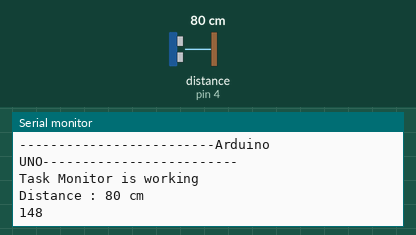
Bench run of a sketch on a simulated Arduino Uno, built with avr-gcc and run on an emulated ATmega328P. Shown: the last lines printed to the serial monitor. Wiring (inferred from the names in the program): ultrasonic range finder: trigger pin 5; echo pin 4. Inputs (shaded band) come from the test bench; at power-on: distance to the obstacle (sensor on pin 4) 80 cm. The echo pulse lasts 58.3 µs per cm.

Above: at 3.8 s.
3.9 s: distance to the obstacle (sensor on pin 4) set to 2 cm
At 7.0 s:
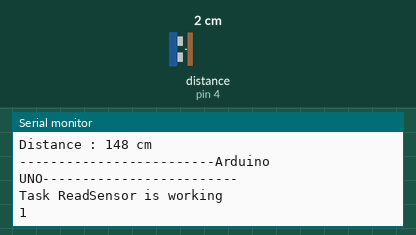
7.8 s: distance to the obstacle (sensor on pin 4) set to 4 cm
At 9.5 s:
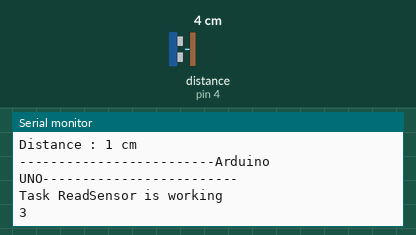
Timing chart, 0 to 11.0 s (numbered marks = the images above; inputs shaded):
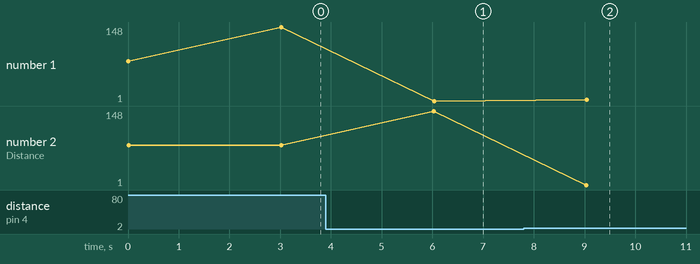

The sketch:

test_arduino_send_data_to_esp.ino
```cpp
#include <Arduino_FreeRTOS.h>

void TaskSendData( void *pvParameters );
void TaskReadSensor( void *pvParameters );
void TaskMonitor( void *pvParameters );

#define pingPin 5
#define inPin 4
long duration, distance;

#define Rx 3
#define Tx 2
#include <SoftwareSerial.h>
SoftwareSerial UnoSerial(Rx, Tx);

void setup()
{
  pinMode(pingPin, OUTPUT);
  pinMode(inPin, INPUT);
  pinMode(Rx, INPUT);
  pinMode(Tx, OUTPUT);
  Serial.begin(115200);
  UnoSerial.begin(57600);


  while (!Serial) {
    ;
  }

  xTaskCreate(TaskReadSensor, "ReadSensor", 128, NULL, 1, NULL);
  xTaskCreate(TaskMonitor, "Monitor", 128, NULL, 1, NULL);
  xTaskCreate(TaskSendData, "SendData", 128, NULL, 1, NULL);
}

void loop() {}

void TaskReadSensor(void *pvParameters)
{
  (void) pvParameters;
  for (;;)
  {
    Serial.println("-------------------------Arduino UNO-------------------------");
    Serial.println("Task ReadSensor is working");

    digitalWrite(pingPin, LOW);
    delayMicroseconds(2);
    digitalWrite(pingPin, HIGH);
    delayMicroseconds(5);
    digitalWrite(pingPin, LOW);

    duration = pulseIn(inPin, HIGH);

    distance = (duration / 29) / 2;
    Serial.println(distance);
    vTaskDelay(3000 / portTICK_PERIOD_MS);

  }
}

void TaskMonitor(void *pvParameters)
{
  (void) pvParameters;
  for (;;)
  {
    Serial.println("-------------------------Arduino UNO-------------------------");
    Serial.println("Task Monitor is working");
    Serial.print("Distance : ");
    Serial.print(distance);
    Serial.println(" cm");
    vTaskDelay(3000 / portTICK_PERIOD_MS);

  }
}

void TaskSendData(void *pvParameters)
{
  (void) pvParameters;
  for (;;)
  {
    Serial.println("-------------------------Arduino UNO-------------------------");
    Serial.println("Task SendData is working");
    Serial.print("send >> ");
    Serial.println(distance);
    UnoSerial.print(distance);
    UnoSerial.print("\n");
    vTaskDelay(15000 / portTICK_PERIOD_MS);
  }
}
```

Measured:
- after the input at 3.9 s, the serial monitor: prints a new line after 2.1 s (image 1)
- after the input at 7.8 s, the serial monitor: prints a new line after 1.2 s (image 2)
- plotted number 1: 148 → 1 after the input at 3.9 s, 1 → 3 after the input at 7.8 s
- plotted number 2: 148 → 3 after the input at 7.8 s
